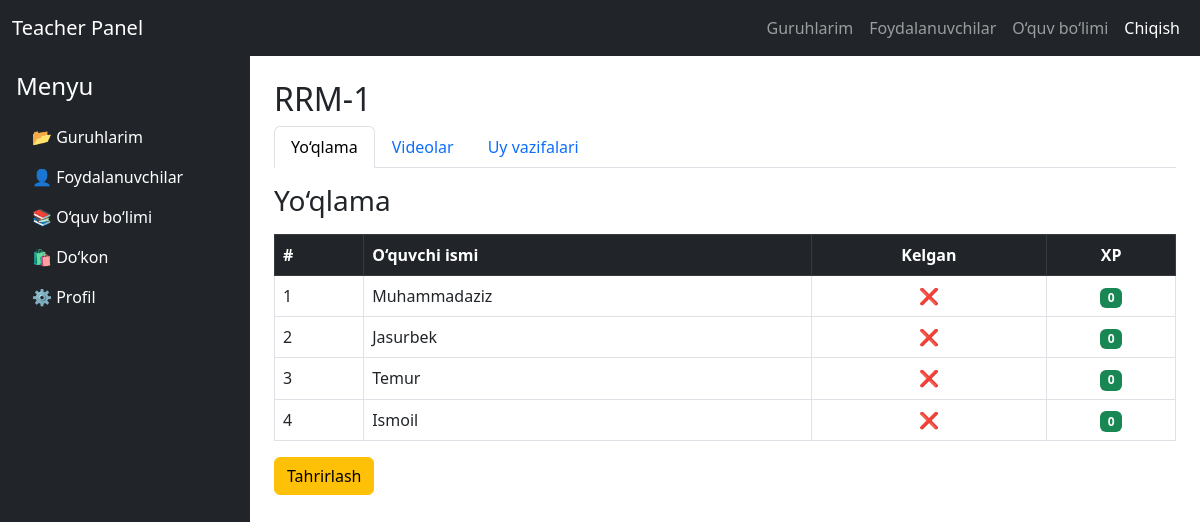
The page /teachers/lesson_detail/3/ (signed in) on the database as committed earlier.
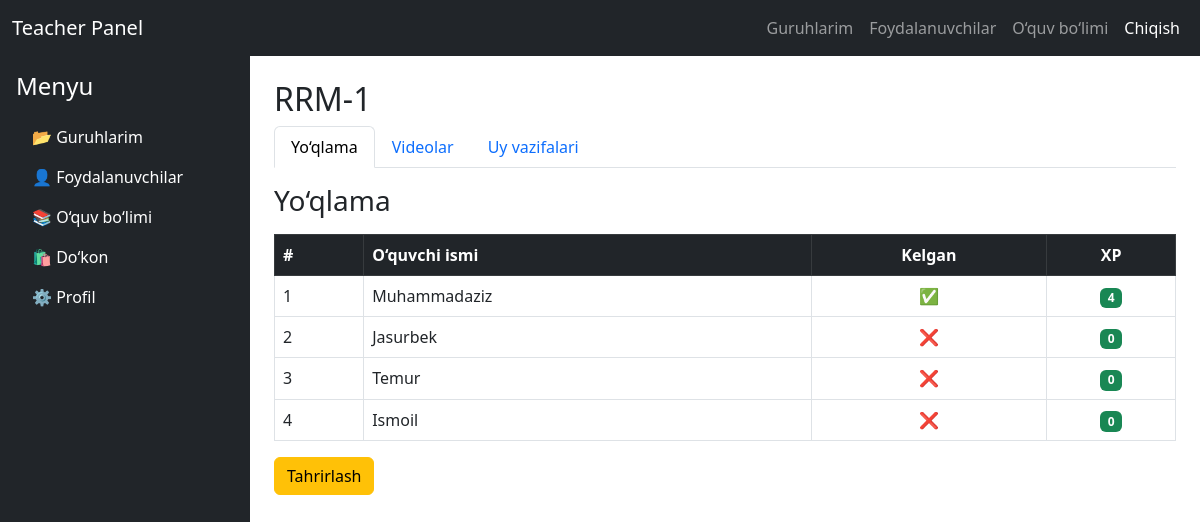
The same page on the database as committed later.
### education/models.py (models this page shows, shortened)
class BaseModel(models.Model):
    created_at = models.DateTimeField(auto_now_add=True)
    updated_at = models.DateTimeField(auto_now=True)
    class Meta:
        abstract = True

class Lesson(BaseModel):
    title = models.CharField(max_length=255)
    group = models.ForeignKey(Group, on_delete=models.CASCADE, related_name='lessons')
    date = models.DateField()

class Group(BaseModel):
    name = models.CharField(max_length=255)
    course = models.ForeignKey(Course, on_delete=models.CASCADE)
    teacher = models.ForeignKey(Teacher, on_delete=models.SET_NULL, null=True, related_name='group_teacher')

class Students_of_group(models.Model):
    student = models.ForeignKey(Student, on_delete=models.CASCADE, related_name="students_of_group")
    group = models.ForeignKey(Group, on_delete=models.CASCADE, related_name="groups_of_students")

class Attendance(BaseModel):
    student = models.ForeignKey(Student, on_delete=models.CASCADE, related_name='attendances_student')
    lesson = models.ForeignKey(Lesson, on_delete=models.CASCADE, related_name='attendances_lesson')
    is_present = models.BooleanField(default=False)
    grade = models.IntegerField(default=0)

### teachers/models.py (models this page shows, shortened)
class BaseModel(models.Model):
    created_at = models.DateTimeField(auto_now_add=True)
    updated_at = models.DateTimeField(auto_now=True)
    class Meta:
        abstract = True

class Student(BaseModel):
    full_name = models.CharField(max_length=100, null=True, blank=True)
    bio = models.TextField(max_length=500, blank=True)
    phone_number = PhoneNumberField(region="UZ")
    address = models.CharField(max_length=255, null=True, blank=True)

### teachers/views.py (the view)
# urls.py: path('lesson_detail/<int:pk>/', views.lesson_detail, name='lesson_detail'),
@login_required(login_url='education:login')
def lesson_detail(request, pk):
    lesson = get_object_or_404(Lesson, id=pk)
    group = get_object_or_404(Group, id=lesson.group.id)
    teacher = get_object_or_404(Teacher, id=group.teacher.id)
    students = group.groups_of_students.all()
    videos = Video.objects.filter(lesson=lesson)
    homework = Homework.objects.filter(lesson=lesson).first()
    for student in students:
        student.attendance, _ = Attendance.objects.get_or_create(
            student=student.student,
            lesson=lesson
        )
    if request.method == "POST":
        form = VideoUploadForm(request.POST, request.FILES)
        if form.is_valid():
            video = form.save(commit=False)
            video.lesson = lesson
            video.save()
            return redirect('teachers:lesson_detail', pk=pk)
    else:
        form = VideoUploadForm()
    context = {
        'lesson': lesson,
        'teacher': teacher,
        'group': group,
        'students': students,
        'videos': videos,
        'form': form,
        'homework': homework,
    }
    return render(request, 'teachers/lesson_detail.html', context)

### teachers/templates/teachers/lesson_detail.html (shortened to what this page needs)
{% extends 'teachers/base.html' %}
{% block content %}
    <h2>{{ lesson.group.name }}</h2>
    <ul class="nav nav-tabs">
        <li class="nav-item"><a class="nav-link active" data-bs-toggle="tab" href="#attendance">Yo‘qlama</a></li>
        <li class="nav-item"><a class="nav-link" data-bs-toggle="tab" href="#videos">Videolar</a></li>
        <li class="nav-item"><a class="nav-link" data-bs-toggle="tab" href="#homework">Uy vazifalari</a></li>
    </ul>
    <div class="tab-content mt-3">
        <div class="tab-pane fade show active" id="attendance">
            <h3 class="mb-3">Yo‘qlama</h3>
            <table id="attendanceTable" class="table table-bordered table-hover">
                <thead class="table-dark">
                <tr>
                    <th>#</th>
                    <th>O‘quvchi ismi</th>
                    <th class="text-center">Kelgan</th>
                    <th class="text-center">XP</th>
                </tr>
                </thead>
                <tbody>
                {% for student in students %}
                    <tr>
                        <td>{{ forloop.counter }}</td>
                        <td>{{ student.student.full_name }}</td>
                        <td class="text-center">
                            {% if student.attendance.is_present %}
                                ✅
                            {% else %}
                                ❌
                            {% endif %}
                        </td>
                        <td class="text-center">
                            <span class="badge bg-success">{{ student.attendance.grade }}</span>
                        </td>
                    </tr>
                {% endfor %}
                </tbody>
            </table>
            <button id="editButton" class="btn btn-warning">Tahrirlash</button>
        </div>
    </div>
{% endblock %}

### teachers/templates/teachers/base.html (shortened to what this page needs)
<!DOCTYPE html>
<html lang="uz">
<head>
    <link href="https://cdn.jsdelivr.net/npm/bootstrap@5.3.0/dist/css/bootstrap.min.css" rel="stylesheet">
</head>
<body>
<nav class="navbar navbar-expand-lg navbar-dark bg-dark">
    <div class="container-fluid">
        <a class="navbar-brand" href="{% url 'teachers:profile' user.teacher_profile.pk %}">Teacher Panel</a>
        <div class="collapse navbar-collapse" id="navbarNav">
            <ul class="navbar-nav ms-auto">
                <li class="nav-item"><a class="nav-link" href="{% url 'teachers:groups' user.teacher_profile.id %}">Guruhlarim</a></li>
                <li class="nav-item"><a class="nav-link" href="#">Foydalanuvchilar</a></li>
                <li class="nav-item"><a class="nav-link" href="#">O‘quv bo‘limi</a></li>
                <li class="nav-item"><a class="nav-link btn btn-danger text-white" href="{% url 'education:logout' %}">Chiqish</a></li>
            </ul>
        </div>
    </div>
</nav>
<div class="d-flex">
    <div class="bg-dark text-white p-3 vh-100" style="width: 250px;">
        <h4 class="mb-3">Menyu</h4>
        <ul class="nav flex-column">
            <li class="nav-item"><a href="{% url 'teachers:groups' user.teacher_profile.id %}" class="nav-link text-white">📂 Guruhlarim</a></li>
            <li class="nav-item"><a href="#" class="nav-link text-white">👤 Foydalanuvchilar</a></li>
            <li class="nav-item"><a href="#" class="nav-link text-white">📚 O‘quv bo‘limi</a></li>
            <li class="nav-item"><a href="#" class="nav-link text-white">🛍 Do‘kon</a></li>
            <li class="nav-item"><a href="{% url 'teachers:profile' user.teacher_profile.id %}" class="nav-link text-white">⚙️ Profil</a></li>
        </ul>
    </div>
    <div class="p-4" style="flex-grow: 1;">
        {% block content %}{% endblock %}
    </div>
</div>
</body>
</html>

Rows that differ between the two databases and show on the page:
changed through a linked row, Students_of_group "Muhammadaziz": attendance.grade "0" → "4"; text "❌" → "✅"
